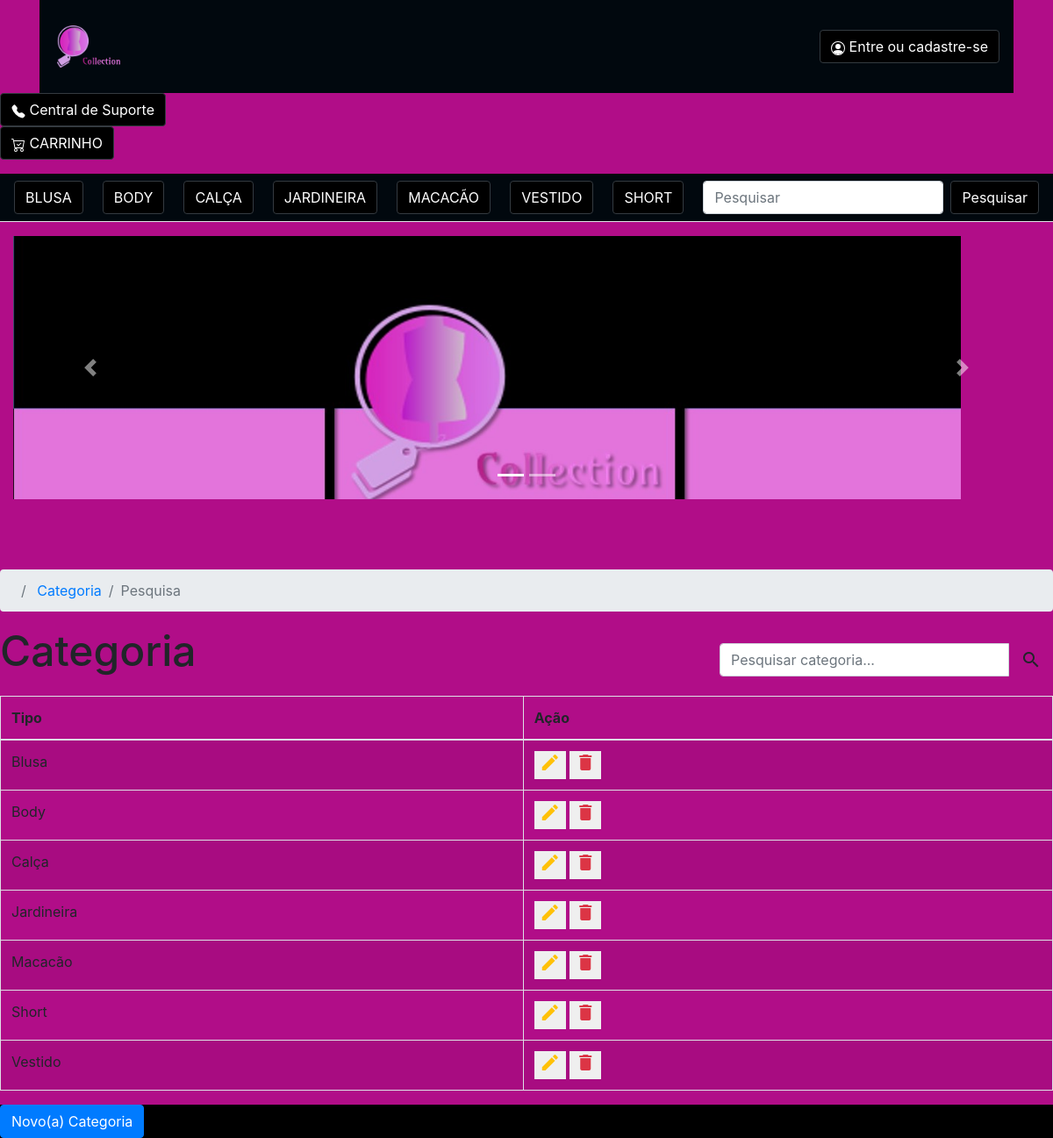
Screenshot of /categoria.php with the database file from the repository.
### tables this page shows
CREATE TABLE IF NOT EXISTS categoria (
    id_categoria INT not null auto_increment primary key,
    tipo VARCHAR(50) not null
);

### configuracaoTabelaCategoria.php (called while the page is built, shortened)
<?php
    include "conexao.php";
    $sql = "SELECT * FROM categoria ORDER BY tipo";
    $resultado = $conexao->query($sql);
    ?>

### classeLayout/classeTabela.php (the view)
<?php
    class Tabela{
        private $cabecalho;
        private $dados;
        private $nome;
        public function __construct($parametros){
            $this->cabecalho = $parametros["cabecalho"];
            if(isset($parametros["dados"])){
                $this->dados = $parametros["dados"];
                $this->nome = $parametros["nome"];
            }
        }
        public function exibe(){
            echo '
            <div class="table-responsive">
            <div id="msg" style="color:green;font-weight:bold;"></div>
            <table class="table table-striped table-bordered table-hover">
                <thead>
                    <tr>';
            foreach($this->cabecalho as $i=>$c){
                echo "<th>$c</th>";
            }
            if($_SESSION["usuario"]["permissao"]!="3" && $_SESSION["usuario"]["permissao"]!="2"){
            echo'
                <th>Ação</th>';
            }
            echo '</tr>
                </thead>
                <tbody>';
            if($this->dados != ""){
                foreach($this->dados as $i=>$linha){
                    echo "<tr class='dados'  id='tr".$linha[0]."'>";
                    foreach($linha as $j=>$td){
                        if(!is_numeric($j)){
                            if($j[0]!="i" && $j[1]!="d"){
                                echo "<td>".$td."</td>";
                            }
                        }
                    }
                    if($_SESSION["usuario"]["permissao"]!="3" && $_SESSION["usuario"]["permissao"]!="2"){
                    echo '
                        <td>
                            <button class="alterar" type="button" style="border:none;background-color:none;" value="'.$linha[0].'" name="'.$this->nome.'"
                                data-toggle="modal" data-target="#novo'.ucfirst($this->nome).'">
                                <i class="material-icons text-warning">create</i>
                            </button>
                            <button class="remover" type="button" style="border:none;background-color:none;" value="'.$linha[0].'" name="'.$this->nome.'">
                            <i class="material-icons text-danger">delete</i>
                            </button>
                        </td>';
                    }
                    echo '</tr>';
                }
            }
            else{
                $qtd=sizeof($this->cabecalho) + 1;
                echo "<tr><td colspan='$qtd'>Não há dados cadastrados</td></tr>";
            }
            echo '
               </tbody>
            </table>
        </div>
            ';
        }
    }
?>

### classeLayout/classeCabecalho.php (shortened to what this page needs)
<?php
    class Cabecalho{
        private $logo;
        private $alt_logo;
        private $links;
        public function __construct($parametros){
            $this->logo = $parametros["logo"];
            $this->alt_logo = $parametros["alt_logo"];
            $this->links = $parametros["links"];
        }
        public function exibe(){
            echo '
            <!DOCTYPE html>
                <html>
                <head>
                    <link rel="stylesheet" href="css/bootstrap.min.css" />
                    <link rel="stylesheet" href="css/bootstrap-datepicker.min.css" />
                    <link rel="stylesheet" href="css/index.css" />
                    <link rel="stylesheet"
                        href="https://stackpath.bootstrapcdn.com/bootstrap/4.4.1/css/bootstrap.min.css" />
                        <link rel="stylesheet" href="https://stackpath.bootstrapcdn.com/bootstrap/4.4.1/css/bootstrap.min.css">
                        <link rel="stylesheet" href="css/styles.css">
                </head>
                <body>
                <div class="container"> ';
                if(isset($_SESSION['usuario']['permissao']) && $_SESSION['usuario']['permissao'] == "1"){
                    echo' <nav class="navbar navbar-expand-md bg-primary navbar-dark fixed-top" >
                    <a href="index.php" class="navbar-brand logotipo">
                        <img src="'.$this->logo.'" class="rounded" alt="'.$this->alt_logo.'" />
                    </a>
                    <button class="navbar-toggler" type="button"
                        data-toggle="collapse" data-target="#menu">
                        <span class="navbar-toggler-icon"></span>
                    </button>
                    <div class="collapse navbar-collapse" id="menu">
                        <ul class="navbar-nav">';
                        if(basename($_SERVER['PHP_SELF'],'.php')!="login"){
                            foreach($this->links as $i=>$l){
                                echo '<li class="nav-item">
                                        <a class="nav-link" href="'.$l["link"].'">'.
                                        $l["label"]
                                        .'</a>
                                     </li>';
                            }
                            echo '<li class="nav-item">
                                        <a class="nav-link" href="logout.php">(SAIR)</a>
                                     </li>';
                        }
                    echo '</ul>
                    </div>
                </nav>';
            }else{
                include "nav_cliente.php";
            }
        }
    }
?>

### nav_cliente.php (shortened to what this page needs)
<!DOCTYPE html>
<html lang="pt-br">
<head>
    <link rel="stylesheet" href="css/bootstrap.min.css" />
    <link rel="stylesheet" href="css/bootstrap-datepicker.min.css" />
    <link rel="stylesheet" href="css/index.css" />
    <link rel="stylesheet" href="https://stackpath.bootstrapcdn.com/bootstrap/4.4.1/css/bootstrap.min.css" />
    <link rel="stylesheet" href="https://stackpath.bootstrapcdn.com/bootstrap/4.4.1/css/bootstrap.min.css">
    <link rel="stylesheet" href="css/styles.css">
</head>
<body>
    <nav class="navbar navbar-principal" >
        <a href="#" class="navbar-brand">
            <img id="logo" src="img/logo.png" >
        </a>
            <?php
                if(isset($_SESSION["usuario"]["permissao"])){
                    echo $_SESSION["usuario"]["nome_usuario"];
                    echo ' (<a href="logout.php"> sair</a>)';
                }else{
                    echo '<button type="button" class="btn btn-dark" data-toggle="modal" data-target=".bd-example-modal-lg">
                    <svg width="1em" height="1em" viewBox="0 0 16 16" class="bi bi-person-circle" fill="currentColor" xmlns="http://www.w3.org/2000/svg">
                        <path d="M13.468 12.37C12.758 11.226 11.195 10 8 10s-4.757 1.225-5.468 2.37A6.987 6.987 0 0 0 8 15a6.987 6.987 0 0 0 5.468-2.63z"/>
                        <path fill-rule="evenodd" d="M8 9a3 3 0 1 0 0-6 3 3 0 0 0 0 6z"/>
                        <path fill-rule="evenodd" d="M8 1a7 7 0 1 0 0 14A7 7 0 0 0 8 1zM0 8a8 8 0 1 1 16 0A8 8 0 0 1 0 8z"/>
                      </svg>
                      Entre ou cadastre-se
                </button>';
                }
            ?>
        </div>
        <div>
            <button type="button" class="btn btn-dark">
                Central de Suporte</button>
        </div>
        <div>
                <button type="button" class="btn btn-dark">
                    CARRINHO
                </button>
        </div>
    <P>
        <nav class="navbar nav-tabs" >
            <div>
                <button type="button" class="btn btn-dark">
                    <a data-toggle="tab" href="#menu1" id="link">BLUSA</a>
                </button>
            </div>
            <div>
                <button type="button" class="btn btn-dark">
                    <a data-toggle="tab" href="#menu2" id="link">BODY</a>
                </button>
            </div>
            <div>
                <button type="button" class="btn btn-dark">
                    <a data-toggle="tab" href="#menu3" id="link">CALÇA</a>
                </button>
            </div>
            <div>
                <button type="button" class="btn btn-dark">
                    <a data-toggle="tab" href="#menu4" id="link">JARDINEIRA</a>
                </button>
            </div>
            <div>
                <button type="button" class="btn btn-dark">
                    <a data-toggle="tab" href="#menu5" id="link">MACACÃO</a>
                </button>
            </div>
            <div>
                <button type="button" class="btn btn-dark">
                    <a data-toggle="tab" href="#menu6" id="link">VESTIDO</a>
                </button>
            </div>
            <div>
                <button type="button" class="btn btn-dark">
                    <a data-toggle="tab" href="#menu7" id="link">SHORT</a>
                </button>
            </div>
            <form class="form-inline">
                <input class="form-control mr-sm-2" type="search" placeholder="Pesquisar" aria-label="Pesquisar">
                <button class="btn btn-dark my-2 my-sm-0" type="submit">Pesquisar</button>
            </form>
        </nav>
    </P>
    <div class="container-fluid">
            <div id="mainSlider" class="carousel slide" data-ride="carousel">
                <ol class="carousel-indicators">
                    <li data-target="#mainSlider" data-slide-to="0" class="active"></li>
                    <li data-target="#mainSlider" data-slide-to="1"></li>
                </ol>
                <div class="carousel-inner">
                    <div class="carousel-item active">
                        <img src="img/Slide1.jpg" class="d-block w-100" alt="maos">
                        <div class="carousel-caption d-none d-md-block">
                        </div>
                    </div>
                </div>
                <a href="#mainSlider" class="carousel-control-prev" role="button" data-slide="prev">
                    <span class="carousel-control-prev-icon" aria-hidden="true"></span>
                </a>
                <a href="#mainSlider" class="carousel-control-next" role="button" data-slide="next">
                    <span class="carousel-control-next-icon" aria-hidden="true"></span>
                </a>
            </div>
        </div>
</body>
</html>

### classeLayout/classeBreadCrumb.php (shortened to what this page needs)
<?php
    class BreadCrumb{
        public function __construct($p){
            $this->itens = $p["links"];
        }
        public function exibe(){
            echo '
                <nav>
                    <ol class="breadcrumb bread migalha">';
                    $ultimo = sizeof($this->itens) - 1;
                    foreach($this->itens as $j=>$i){
                        if($j==$ultimo){
                            echo '<li class="breadcrumb-item active">'.$i["label"].'</li>';
                        }
                        else{
                        echo '
                            <li class="breadcrumb-item">
                                <a href="'.$i["link"].'">'.$i["label"].'</a>
                            </li>';
                        }
                    }
            echo '
                   </ol>
                </nav>
            ';
        }
    }
?>

### classeLayout/classeRowCabecalho.php
<?php
    class RowCabecalho{
        private $titulo;
        private $pesquisa;
        public function __construct($parametros){
            $this->titulo = $parametros["titulo"];
            $this->pesquisa = $parametros["pesquisa"];
        }
        public function exibe(){
                echo '
            <div class="row cabecalho">
                <div class="col-12 col-md-6">
                    <h1>'.$this->titulo.'</h1>
                </div>
                <div class="form-group col-12 col-md-4 offset-md-2 busca">
                    <div class="input-group">
                        <input type="text" name="busca" id="busca"
                            class="form-control"
                            placeholder="Pesquisar '.$this->pesquisa.'..." />
                        <span class="input-group-btn">
                            <button type="button"class="btn btn-default">
                                <i class="material-icons">search</i>
                            </button>
                        </span>
                    </div>
                </div>
            </div>';
        }
    }
?>

### classeLayout/classeFooter.php (shortened to what this page needs)
<?php
    class Footer{
        private $titulo;
        private $id_titulo;
        public function __construct($parametros){
            $this->titulo = $parametros["titulo"];
            $this->id_titulo = $parametros["id_titulo"];
        }
        public function exibe(){
            if($_SESSION["usuario"]["permissao"]!="3"){
            echo '
            <footer class="row">
                <div class="col-sm-6">
                    <button type="button" class="btn btn-primary"
                        data-toggle="modal" data-target="#novo'.$this->id_titulo.'">
                        Novo(a) '.$this->titulo.'
                    </button>
                </div>
            </footer>';
            }
        }
    }
?>

### categoria.php (shortened to what this page needs)
<?php
        $cabecalho = new Cabecalho($p);
        $cabecalho->exibe();
        include "configuracaoBreadCrumb.php";
        $breadcrumb = new BreadCrumb($p);
        $breadcrumb->exibe();
        include "configuracaoRowCabecalho.php";
        $rowCabecalho = new RowCabecalho($p);
        $rowCabecalho->exibe();
        include "configuracaoTabelaCategoria.php";
        $tabela = new Tabela($p);
        $tabela->exibe();
        include "configuracaoFooter.php";
        $footer = new Footer($p);
        $footer->exibe();
?>
</body>
</html>

### css/index.css (style rules this page uses)
.migalha { margin-top: 80px; }
.busca { margin-top: 20px; }
.cabecalho h1 { margin: 0; font-size: 3em; }

### css/styles.css (style rules this page uses)
body { background-color: #b10d88; }
.navbar { background-color: #01080e; }
.btn-dark { background-color: #000000; }
#logo { width: 80px; }
#link { color: rgb(255, 255, 255); }
.carousel-item { background-color: #000000; width: 1080px; Height:300px; }
footer { background-color: #000000; }

### rows the page displays
categoria: tipo "Blusa", $linha[0] 30 (drawn)
categoria: tipo "Body", $linha[0] 31 (drawn)
categoria: tipo "Calça", $linha[0] 32 (drawn)
categoria: tipo "Jardineira", $linha[0] 33 (drawn)
categoria: tipo "Macacão", $linha[0] 34 (drawn)
categoria: tipo "Short", $linha[0] 35 (drawn)
categoria: tipo "Vestido", $linha[0] 36 (drawn)

### other values shown
$i["label"] "Categoria"
$i["label"] "Pesquisa"
$this->titulo "Categoria"
$c "Tipo"
